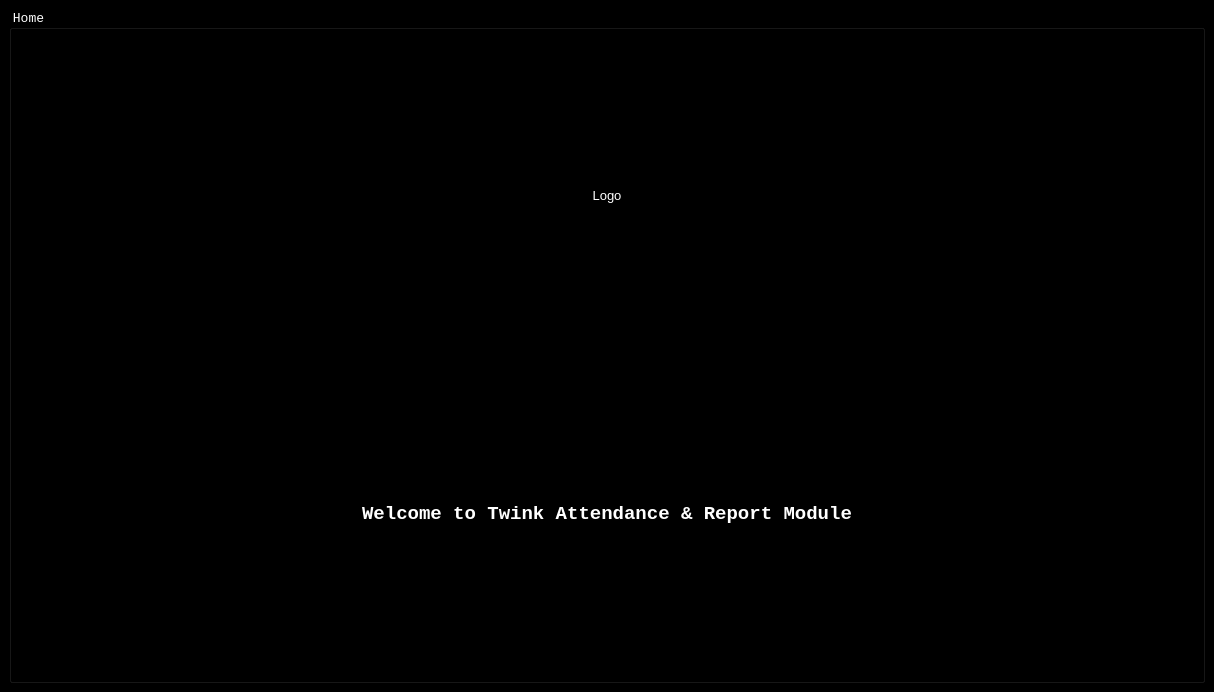
<?xml version="1.0" encoding="UTF-8"?>
<ui version="4.0">
 <class>MainWindow</class>
 <widget class="QMainWindow" name="MainWindow">
  <property name="geometry">
   <rect>
    <x>0</x>
    <y>0</y>
    <width>1214</width>
    <height>692</height>
   </rect>
  </property>
  <property name="windowTitle">
   <string>MainWindow</string>
  </property>
  <widget class="QWidget" name="centralwidget">
   <property name="styleSheet">
    <string notr="true">background-color: black;
color: white;</string>
   </property>
   <layout class="QGridLayout" name="gridLayout_2">
    <item row="0" column="0">
     <widget class="QGroupBox" name="groupBox">
      <property name="font">
       <font>
        <family>Courier New</family>
        <pointsize>10</pointsize>
       </font>
      </property>
      <property name="title">
       <string>Home</string>
      </property>
      <layout class="QGridLayout" name="gridLayout">
       <item row="0" column="0">
        <spacer name="horizontalSpacer">
         <property name="orientation">
          <enum>Qt::Horizontal</enum>
         </property>
         <property name="sizeHint" stdset="0">
          <size>
           <width>324</width>
           <height>20</height>
          </size>
         </property>
        </spacer>
       </item>
       <item row="0" column="1">
        <widget class="QLabel" name="label">
         <property name="minimumSize">
          <size>
           <width>500</width>
           <height>0</height>
          </size>
         </property>
         <property name="frameShape">
          <enum>QFrame::NoFrame</enum>
         </property>
         <property name="text">
          <string>&lt;html&gt;&lt;head/&gt;&lt;body&gt;&lt;p align=&quot;center&quot;&gt;&lt;span style=&quot; font-size:10pt;&quot;&gt;Logo&lt;/span&gt;&lt;/p&gt;&lt;/body&gt;&lt;/html&gt;</string>
         </property>
        </widget>
       </item>
       <item row="0" column="2">
        <spacer name="horizontalSpacer_2">
         <property name="orientation">
          <enum>Qt::Horizontal</enum>
         </property>
         <property name="sizeHint" stdset="0">
          <size>
           <width>324</width>
           <height>20</height>
          </size>
         </property>
        </spacer>
       </item>
       <item row="1" column="0" colspan="3">
        <widget class="QLabel" name="label_2">
         <property name="font">
          <font>
           <family>Courier New</family>
           <pointsize>14</pointsize>
           <weight>75</weight>
           <bold>true</bold>
          </font>
         </property>
         <property name="autoFillBackground">
          <bool>false</bool>
         </property>
         <property name="text">
          <string>&lt;html&gt;&lt;head/&gt;&lt;body&gt;&lt;p align=&quot;center&quot;&gt;Welcome to Twink Attendance &amp;amp; Report Module&lt;/p&gt;&lt;/body&gt;&lt;/html&gt;</string>
         </property>
        </widget>
       </item>
      </layout>
     </widget>
    </item>
   </layout>
  </widget>
 </widget>
 <resources/>
 <connections/>
</ui>
